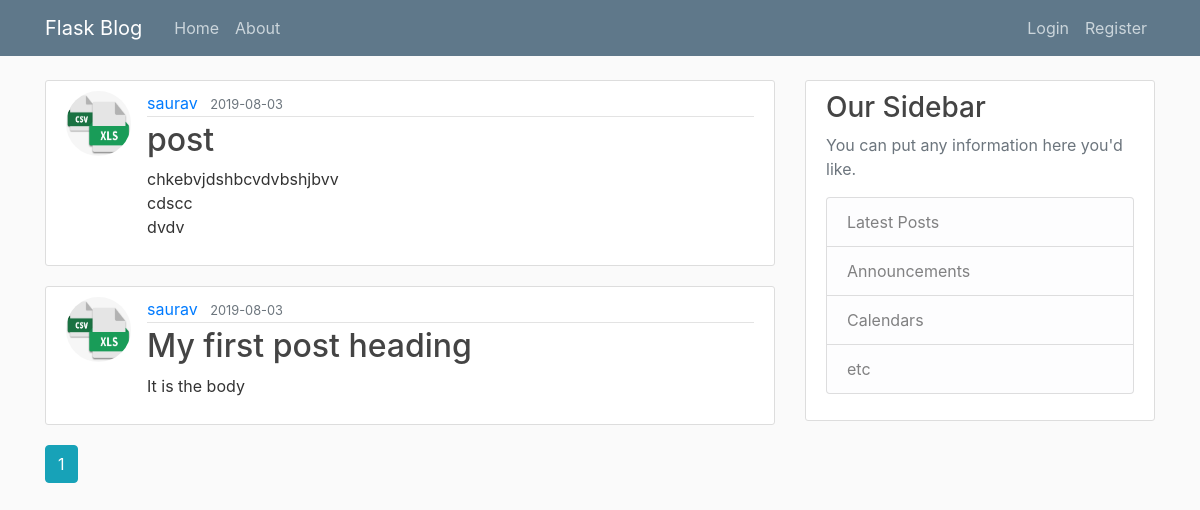
Page /home on the earlier database version.
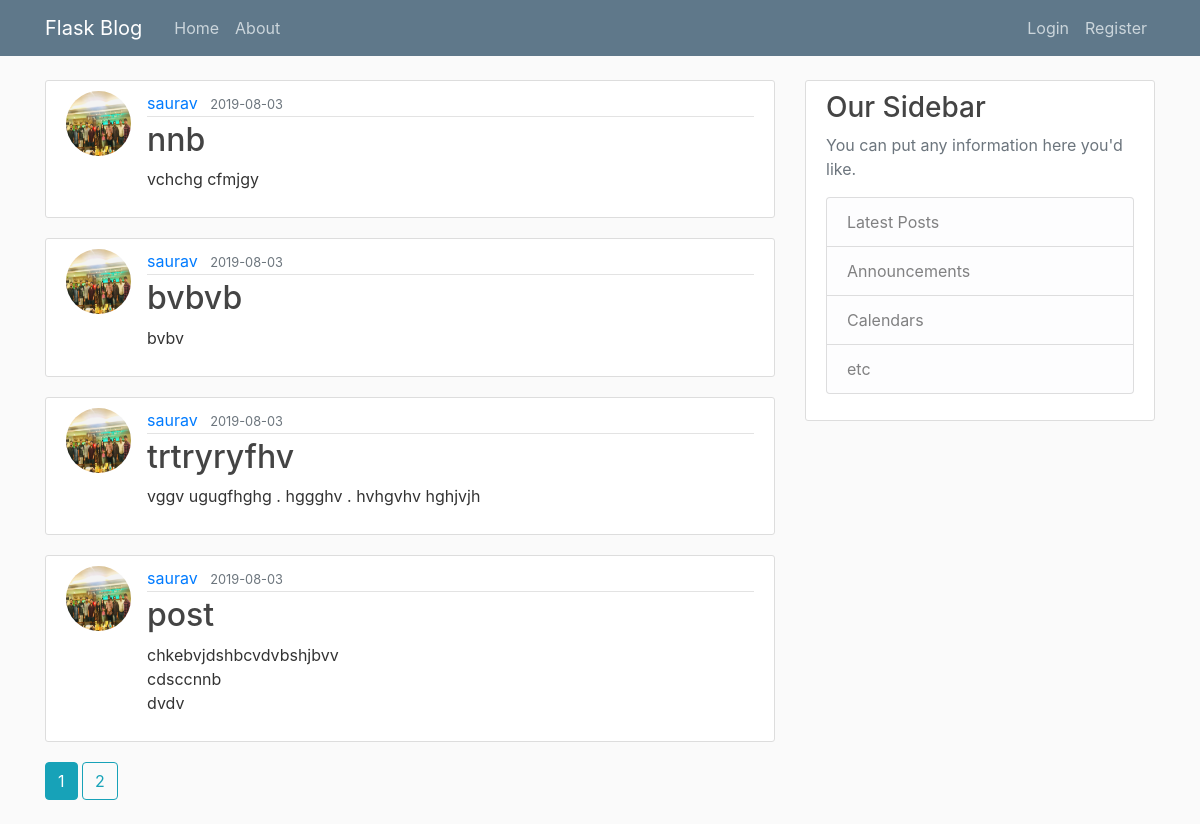
Same page on the later database version.
### app/models.py (models this page shows, shortened)
class Post(db.Model):
    id = db.Column(db.Integer, primary_key=True)
    title = db.Column(db.String(100), nullable=False)
    date_posted = db.Column(db.DateTime, nullable=False, default=datetime.utcnow)
    content = db.Column(db.Text, nullable=False)
    user_id = db.Column(db.Integer, db.ForeignKey('user.id'), nullable=False)

class User(db.Model,UserMixin):
    id = db.Column(db.Integer, primary_key=True)
    username = db.Column(db.String(20), unique=True, nullable=False)
    email = db.Column(db.String(120), unique=True, nullable=False)
    image_file = db.Column(db.String(20), nullable=False , default='default.jpg')
    password = db.Column(db.String(60), nullable=False)
    posts = db.relationship('Post', backref='author', lazy=True)

### app/main/routes.py (the view)
@main.route('/')
@main.route('/home')
def home():
    page = request.args.get('page',1,type=int)
    posts = Post.query.order_by(Post.date_posted.desc()).paginate(page=page,per_page=4)
    return render_template("home.html",posts=posts)

### app/templates/home.html
{% extends "layout.html" %}
{% block content%}
{% for post in posts.items %}
<article class="media content-section">
    <img class="rounded-circle article-img" src="{{ url_for('static', filename='profile_pics/'+post.author.image_file)}}">
    <div class="media-body">
        <div class="article-metadata">
            <a class="mr-2" href="{{ url_for('users.user_posts', username=post.author.username) }}">{{ post.author.username }}</a>
            <small class="text-muted">{{ post.date_posted.strftime('%Y-%m-%d') }}</small>
        </div>
        <h2><a class="article-title" href="{{ url_for('posts.post',post_id=post.id) }}">{{ post.title }}</a></h2>
        <p class="article-content">{{ post.content }}</p>
    </div>
</article>
{% endfor %}
{% for page_num in posts.iter_pages(left_edge=1, right_edge=1, left_current=1, right_current=1) %}
{% if page_num %}
    {% if posts.page == page_num %}
        <a class="btn btn-info mb-4" href="{{url_for('main.home',page=page_num)}}">{{ page_num }}</a>
    {% else %}
        <a class="btn btn-outline-info mb-4" href="{{url_for('main.home',page=page_num)}}">{{ page_num }}</a>
    {% endif%}
{% else %}
...
{% endif %}
{% endfor %}
{% endblock content %}

Differences in the rows shown:
no longer on this page (row unchanged): Post: image_file (picture), author.username "saurav", date_posted "2019-08-03", title "My first post heading", content "It is the body"
added Post: image_file (picture), author.username "saurav", date_posted "2019-08-03", title "nnb", content "vchchg cfmjgy"
added Post: image_file (picture), author.username "saurav", date_posted "2019-08-03", title "bvbvb", content "bvbv"
added Post: image_file (picture), author.username "saurav", date_posted "2019-08-03", title "trtryryfhv", content "vggv ugugfhghg . hggghv . hvhgvhv hghjvjh"
changed Post "post": image_file: a different picture; content "chkebvjdshbcvdvbshjbvv cdscc dvdv" → "chkebvjdshbcvdvbshjbvv cdsccnnb dvdv"
Other differences:
new list line: "2"
